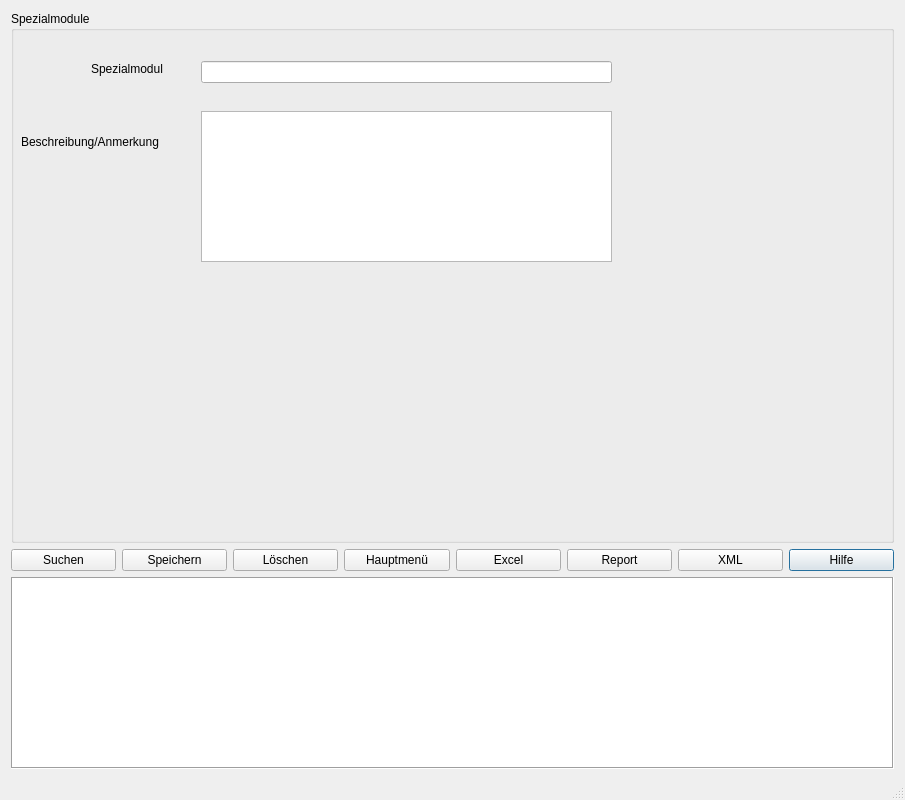
<?xml version="1.0" encoding="UTF-8"?>
<ui version="4.0">
 <class>Dialog</class>
 <widget class="QDialog" name="Dialog">
  <property name="geometry">
   <rect>
    <x>0</x>
    <y>0</y>
    <width>905</width>
    <height>800</height>
   </rect>
  </property>
  <property name="minimumSize">
   <size>
    <width>700</width>
    <height>800</height>
   </size>
  </property>
  <property name="windowTitle">
   <string>Dialog</string>
  </property>
  <property name="sizeGripEnabled">
   <bool>true</bool>
  </property>
  <layout class="QGridLayout" name="gridLayout">
   <item row="5" column="0" colspan="8">
    <widget class="QLabel" name="lab_INFO">
     <property name="sizePolicy">
      <sizepolicy hsizetype="Preferred" vsizetype="Fixed">
       <horstretch>0</horstretch>
       <verstretch>0</verstretch>
      </sizepolicy>
     </property>
     <property name="text">
      <string/>
     </property>
    </widget>
   </item>
   <item row="1" column="7">
    <widget class="QPushButton" name="btn_hilfe">
     <property name="sizePolicy">
      <sizepolicy hsizetype="Minimum" vsizetype="Fixed">
       <horstretch>0</horstretch>
       <verstretch>0</verstretch>
      </sizepolicy>
     </property>
     <property name="text">
      <string>Hilfe</string>
     </property>
     <property name="icon">
      <iconset>
       <normaloff>../../_Symbole/UsedSymbols/info_13213.ico</normaloff>../../_Symbole/UsedSymbols/info_13213.ico</iconset>
     </property>
    </widget>
   </item>
   <item row="1" column="1">
    <widget class="QPushButton" name="btn_speichern">
     <property name="sizePolicy">
      <sizepolicy hsizetype="Minimum" vsizetype="Fixed">
       <horstretch>0</horstretch>
       <verstretch>0</verstretch>
      </sizepolicy>
     </property>
     <property name="text">
      <string>Speichern</string>
     </property>
     <property name="icon">
      <iconset>
       <normaloff>../../_Symbole/UsedSymbols/save_3621.ico</normaloff>../../_Symbole/UsedSymbols/save_3621.ico</iconset>
     </property>
    </widget>
   </item>
   <item row="1" column="4">
    <widget class="QPushButton" name="btn_excel">
     <property name="sizePolicy">
      <sizepolicy hsizetype="Minimum" vsizetype="Fixed">
       <horstretch>0</horstretch>
       <verstretch>0</verstretch>
      </sizepolicy>
     </property>
     <property name="text">
      <string>Excel</string>
     </property>
     <property name="icon">
      <iconset>
       <normaloff>../../_Symbole/UsedSymbols/microsoft_excel_icon_132212.ico</normaloff>../../_Symbole/UsedSymbols/microsoft_excel_icon_132212.ico</iconset>
     </property>
    </widget>
   </item>
   <item row="1" column="0">
    <widget class="QPushButton" name="btn_Suchen">
     <property name="sizePolicy">
      <sizepolicy hsizetype="Minimum" vsizetype="Fixed">
       <horstretch>0</horstretch>
       <verstretch>0</verstretch>
      </sizepolicy>
     </property>
     <property name="text">
      <string>Suchen</string>
     </property>
     <property name="icon">
      <iconset>
       <normaloff>../../_Symbole/UsedSymbols/searchmagnifierinterfacesymbol1_79893.ico</normaloff>../../_Symbole/UsedSymbols/searchmagnifierinterfacesymbol1_79893.ico</iconset>
     </property>
    </widget>
   </item>
   <item row="1" column="5">
    <widget class="QPushButton" name="btn_report">
     <property name="sizePolicy">
      <sizepolicy hsizetype="Minimum" vsizetype="Fixed">
       <horstretch>0</horstretch>
       <verstretch>0</verstretch>
      </sizepolicy>
     </property>
     <property name="text">
      <string>Report</string>
     </property>
     <property name="icon">
      <iconset>
       <normaloff>../../_Symbole/UsedSymbols/reporting_noun_report_document_file_icon_148360.ico</normaloff>../../_Symbole/UsedSymbols/reporting_noun_report_document_file_icon_148360.ico</iconset>
     </property>
    </widget>
   </item>
   <item row="0" column="0" colspan="8">
    <widget class="QGroupBox" name="gb_Spezial">
     <property name="sizePolicy">
      <sizepolicy hsizetype="Expanding" vsizetype="Preferred">
       <horstretch>0</horstretch>
       <verstretch>0</verstretch>
      </sizepolicy>
     </property>
     <property name="title">
      <string>Spezialmodule</string>
     </property>
     <widget class="QLabel" name="lb_mod">
      <property name="geometry">
       <rect>
        <x>80</x>
        <y>50</y>
        <width>91</width>
        <height>16</height>
       </rect>
      </property>
      <property name="sizePolicy">
       <sizepolicy hsizetype="Preferred" vsizetype="Preferred">
        <horstretch>0</horstretch>
        <verstretch>0</verstretch>
       </sizepolicy>
      </property>
      <property name="text">
       <string>Spezialmodul</string>
      </property>
     </widget>
     <widget class="QLabel" name="lb_beschr">
      <property name="geometry">
       <rect>
        <x>10</x>
        <y>120</y>
        <width>151</width>
        <height>21</height>
       </rect>
      </property>
      <property name="sizePolicy">
       <sizepolicy hsizetype="Preferred" vsizetype="Preferred">
        <horstretch>0</horstretch>
        <verstretch>0</verstretch>
       </sizepolicy>
      </property>
      <property name="text">
       <string>Beschreibung/Anmerkung</string>
      </property>
     </widget>
     <widget class="QLineEdit" name="le_Modul">
      <property name="geometry">
       <rect>
        <x>190</x>
        <y>50</y>
        <width>411</width>
        <height>22</height>
       </rect>
      </property>
      <property name="sizePolicy">
       <sizepolicy hsizetype="Expanding" vsizetype="Preferred">
        <horstretch>0</horstretch>
        <verstretch>0</verstretch>
       </sizepolicy>
      </property>
     </widget>
     <widget class="QTextEdit" name="te_Beschreib">
      <property name="geometry">
       <rect>
        <x>190</x>
        <y>100</y>
        <width>411</width>
        <height>151</height>
       </rect>
      </property>
      <property name="sizePolicy">
       <sizepolicy hsizetype="Expanding" vsizetype="Preferred">
        <horstretch>0</horstretch>
        <verstretch>0</verstretch>
       </sizepolicy>
      </property>
      <property name="toolTipDuration">
       <number>-1</number>
      </property>
     </widget>
    </widget>
   </item>
   <item row="4" column="0" colspan="8">
    <widget class="QTableWidget" name="tw_Table">
     <property name="sizePolicy">
      <sizepolicy hsizetype="Expanding" vsizetype="Fixed">
       <horstretch>0</horstretch>
       <verstretch>0</verstretch>
      </sizepolicy>
     </property>
     <property name="frameShape">
      <enum>QFrame::Box</enum>
     </property>
     <property name="sizeAdjustPolicy">
      <enum>QAbstractScrollArea::AdjustIgnored</enum>
     </property>
    </widget>
   </item>
   <item row="1" column="2">
    <widget class="QPushButton" name="btn_loschen">
     <property name="sizePolicy">
      <sizepolicy hsizetype="Minimum" vsizetype="Fixed">
       <horstretch>0</horstretch>
       <verstretch>0</verstretch>
      </sizepolicy>
     </property>
     <property name="text">
      <string>Löschen</string>
     </property>
     <property name="icon">
      <iconset>
       <normaloff>../../_Symbole/UsedSymbols/seo-social-web-network-internet_262_icon-icons.com_61518.ico</normaloff>../../_Symbole/UsedSymbols/seo-social-web-network-internet_262_icon-icons.com_61518.ico</iconset>
     </property>
    </widget>
   </item>
   <item row="1" column="3">
    <widget class="QPushButton" name="btn_abbrechen">
     <property name="sizePolicy">
      <sizepolicy hsizetype="Minimum" vsizetype="Fixed">
       <horstretch>0</horstretch>
       <verstretch>0</verstretch>
      </sizepolicy>
     </property>
     <property name="text">
      <string>Hauptmenü</string>
     </property>
     <property name="icon">
      <iconset>
       <normaloff>../../_Symbole/UsedSymbols/log-out_icon-icons.com_50106.ico</normaloff>../../_Symbole/UsedSymbols/log-out_icon-icons.com_50106.ico</iconset>
     </property>
    </widget>
   </item>
   <item row="1" column="6">
    <widget class="QPushButton" name="btn_XML">
     <property name="text">
      <string>XML</string>
     </property>
     <property name="icon">
      <iconset>
       <normaloff>../../_Symbole/UsedSymbols/file_xml_format_type_icon_134692.ico</normaloff>../../_Symbole/UsedSymbols/file_xml_format_type_icon_134692.ico</iconset>
     </property>
    </widget>
   </item>
  </layout>
 </widget>
 <resources/>
 <connections/>
</ui>
